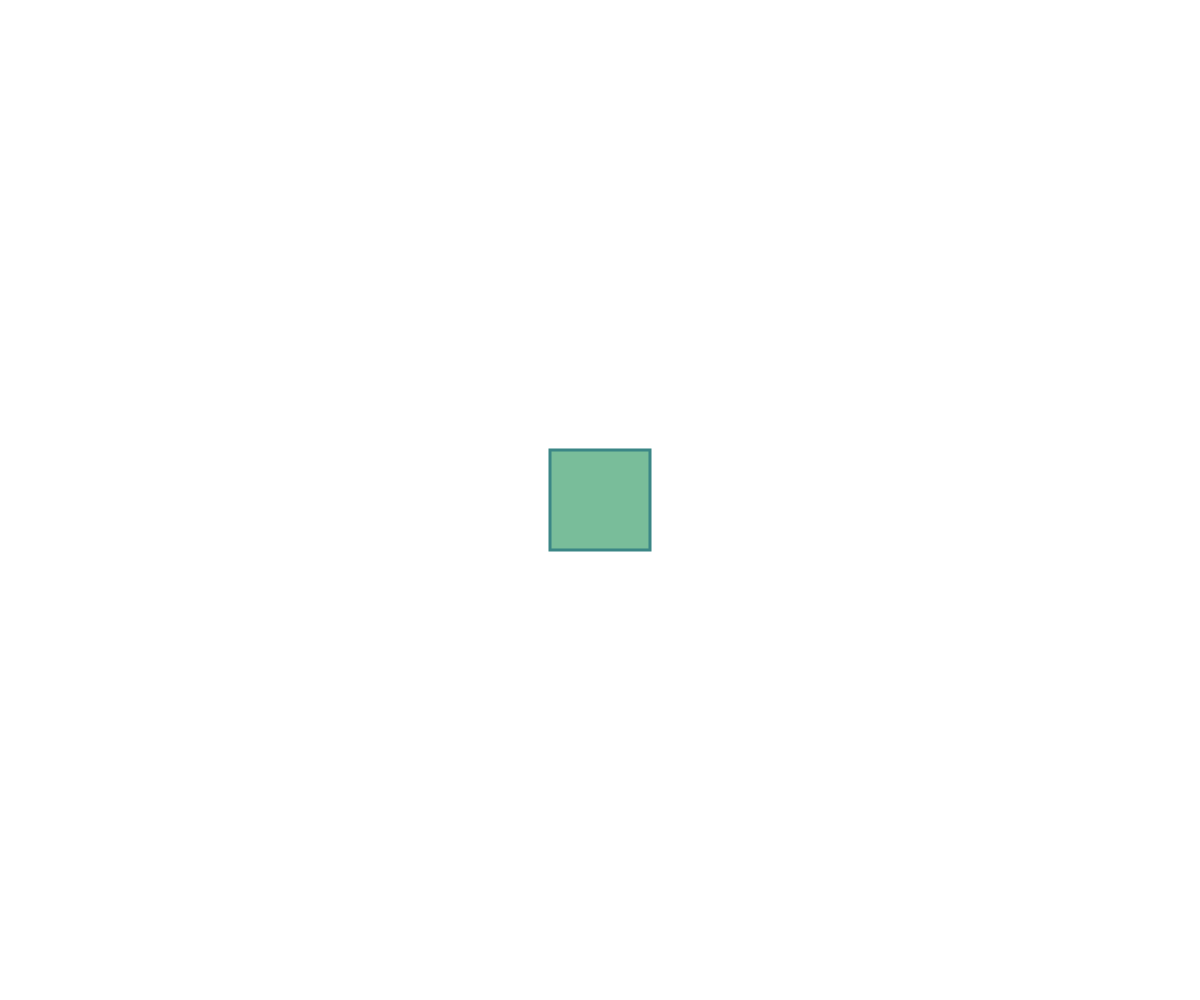
Frame 1 (no input)
Frame 60 (no input): identical to frame 1, image omitted
Frame 120 (the mouse pressed at the canvas centre since frame 60): identical to frame 1, image omitted

The p5.js sketch that drew this single still picture (run headless with seeded random() and noise() and a simulated clock; from frame 60 on, the mouse is pressed at the canvas centre):

// p5.js sketch
// ── sketch.js
// @ts-nocheck
/// <reference path="../../p5/addons/p5.global-mode.d.ts" />
'use strict'

// https://p5js.org/reference/#/p5/strokeWeight
// https://p5js.org/reference/#/p5/stroke
// https://p5js.org/reference/#/p5/rectMode

// https://p5js.org/reference/#/p5/push
// https://p5js.org/reference/#/p5/pop
// https://p5js.org/reference/#/p5/translate
// https://p5js.org/reference/#/p5/rotate

// https://p5js.org/reference/#/p5/keyPressed

// one names json object to hold values for the object to draw
// https://www.w3schools.com/js/js_json_objects.asp
let drawObject = {
  angle: 0,
  size: 100
};

function setup () {
  createCanvas(windowWidth, windowHeight);
  // set stroke weight globally
  strokeWeight(3);
  // set stroke color globally
  stroke(59, 134, 134);
  // set fill color globally
  fill(121, 189, 154);

  rectMode(CENTER);
}

function draw () {
  // Clear the canvas
  clear();

  // push the canvas aside
  push();
  // move the center point to W/2, H/2
  translate(width / 2, height / 2);
  // rotate according to the angle stored for the object to draw
  rotate(drawObject.angle * (PI / 180));
  // draw a rectangle
  rect(0, 0, drawObject.size, drawObject.size);
  // get the previously pushed contents back on screen
  pop();
}

function keyPressed () {
  // not using arrow keys because if will interfere with the used iFrames
  switch (key.toLowerCase()) {
    case 'w': // wambo
      drawObject.size += 5; break;
    case 'm': // mini
      drawObject.size = max(drawObject.size - 5, 5); break;
    case 'b': // turn clockwise
      drawObject.angle += 5; break;
    case 'v': // turn counterclockwise
      drawObject.angle -= 5; break;
    default: break;
  }
}

// dynamically adjust the canvas size to the window size
function windowResized () {
  resizeCanvas(windowWidth, windowHeight);
}
